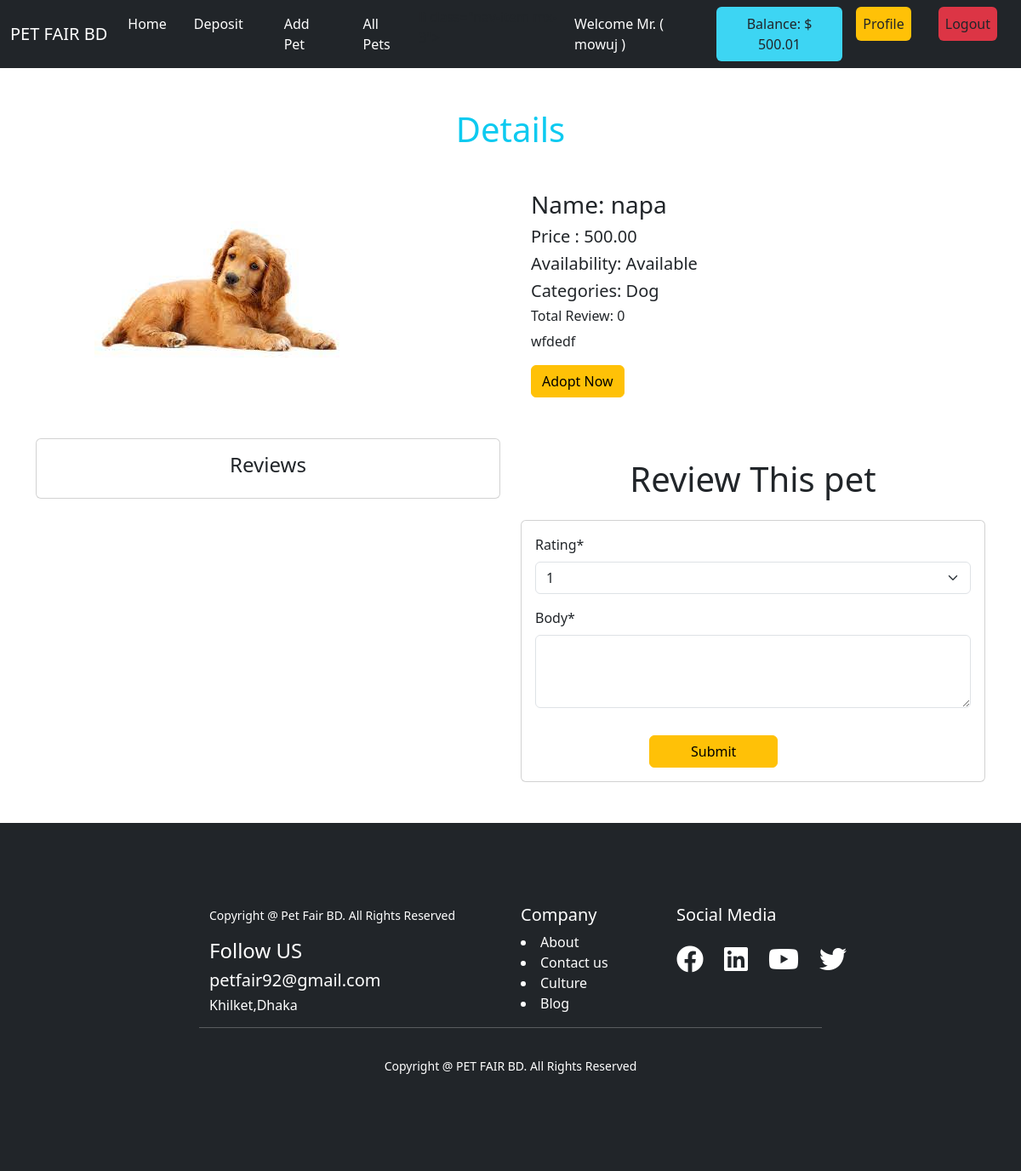
Before: /pet/pet_detail/6 (signed in) with the older database file.
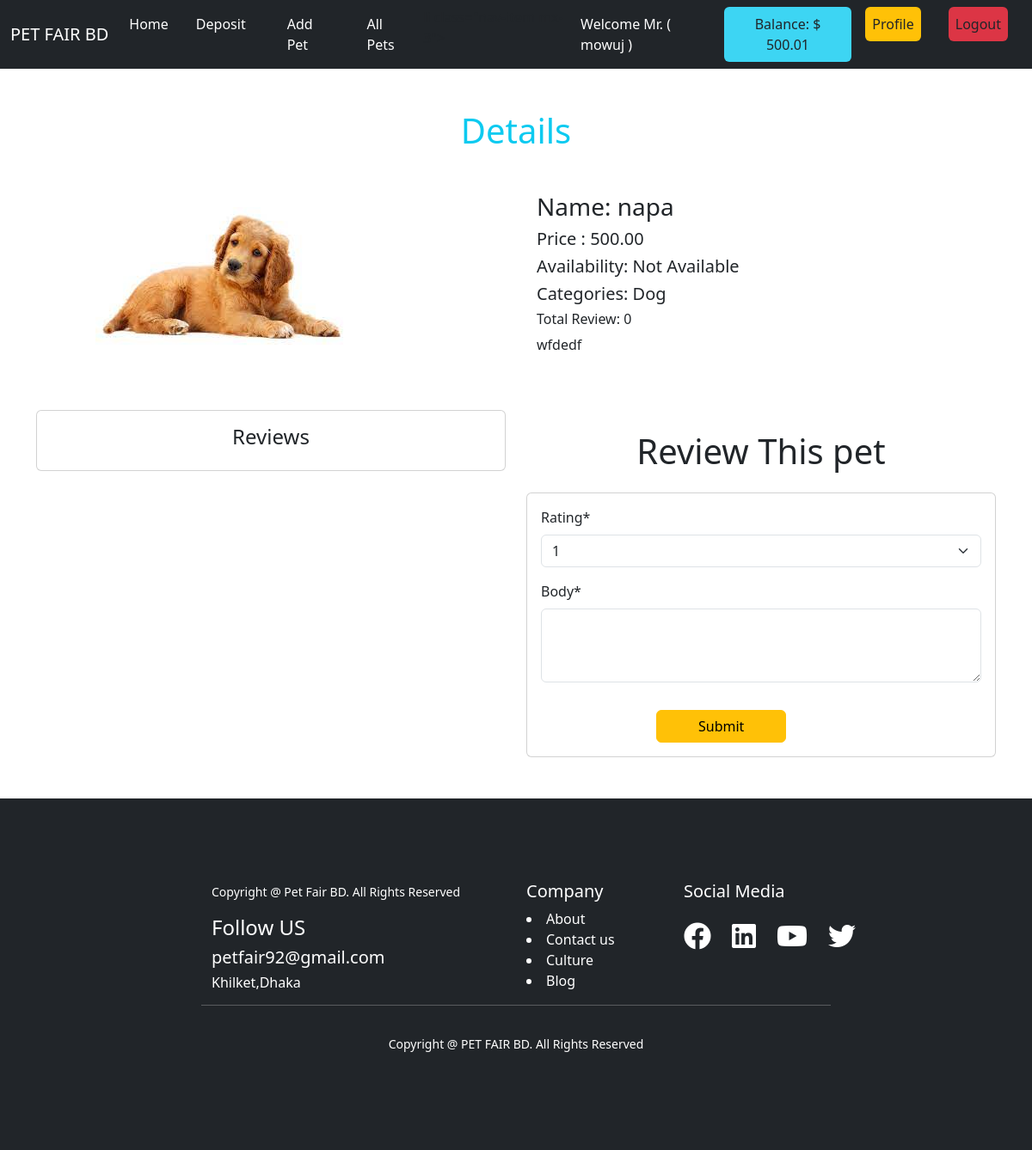
After: the same page with the newer database file.
### pet/views.py (the view, shortened to what this page needs)
# urls.py: path('pet_detail/<int:id>', PetDetailView.as_view(), name="pet_detail"),
@method_decorator(login_required, name='dispatch')
class PetDetailView(DetailView):
    model = Pet
    pk_url_kwarg = 'id'
    template_name = 'pet/pet_detail.html'
    context_object_name = 'pet'
    def get_context_data(self, **kwargs):
        context = super().get_context_data(**kwargs)
        review = self.object.reviews.all()
        review_form = ReviewForm()
        context['review'] = review
        context['review_form'] = review_form
        return context

### pet/forms.py
class ReviewForm(forms.ModelForm):
    rating = forms.ChoiceField(choices=RATING)
    body = forms.CharField(widget=forms.Textarea(attrs={'rows': 3}))
    class Meta:
        model = Review
        fields = ['rating','body']

### pet/templates/pet/pet_detail.html (shortened to what this page needs)
{% extends "base.html" %}
{% load crispy_forms_tags %}
{% block content %}
<div class="container">
  <h1 class="text-center text-info my-5">Details</h1>
<div class="rows">
  <div class="d-flex justify-content-center align-items-center gap-5 mt-5 col-10 m-auto">
  <div class="col-6">
    <img src="{{pet.image.url}}" alt="" class="w-80">
  </div>
  <div class="col-6">
    <h3>Name: {{pet.name}}</h3>
    <h5>Price : {{pet.price}}</h5>
    <h5>
    {% if pet.availability %}
        Availability: Available
    {% else %}
        Availability: Not Available
    {% endif %}
</h5>
    <h5>Categories: {% for cat in pet.category.all %} {{cat.name}} {% if not forloop.last %}, {% endif %} {% endfor %}</h5>
    <h6>Total Review: {{ review | length }}</h6>
    <p>{{pet.description}}</p>
    {% if pet.availability %}
        <form action="{% url 'buy_pet' pet.id %}" method="post">
  <input type="submit" class="btn btn-warning" value="Adopt Now">
</form>
    {% endif %}
  </div>
</div>
</div>
<div class="row mt-5">
  <div class="col-6">
    <div class="card">
  <div class="card-body">
    <h4 class="card-title text-center">Reviews</h4>
  </div>
</div>
  </div>
  <div class="col-6 mb-5">
    <h1 class="text-center my-4">Review This pet</h1>
    <div class="card">
      <div class="card-body">
        <form action="" class="w-100" method="post">
          {{ review_form | crispy }}
          <div class="row justify-content-center">
                <div class="col-6">
                    <input class="btn btn-warning btn-block mt-3 px-5" type="submit" value="Submit" />
                </div>
            </div>
        </form>
      </div>
    </div>
  </div>
</div>
</div>
{% endblock content %}

Changed rows visible on the page:
changed Pet "napa": availability True → False (drawn)
Other visible differences:
form field value: "Adopt Now" → (not shown)
text no longer shown: "Availability: Available"
text now shown: "Availability: Not Available"
